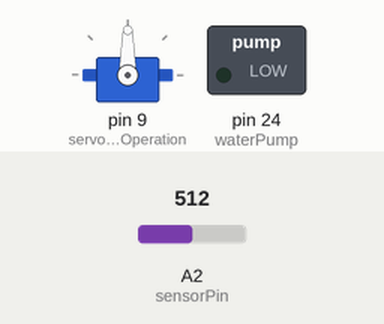
This sketch was run on a simulated Arduino Mega 2560, built with avr-gcc and run on an emulated ATmega2560. Shown: servo, switched loads named in the sketch (green lamp = pin HIGH). The test bench sets the inputs (shaded band); at power-on: A2 (sensorPin) = 512.

Above: at 0.15 s.
At 0.75 s:
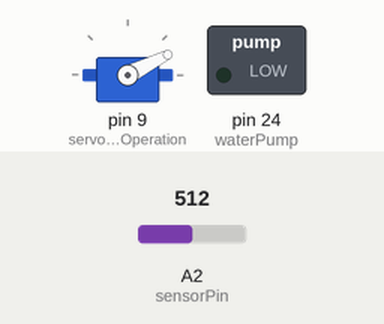
At 1.35 s:
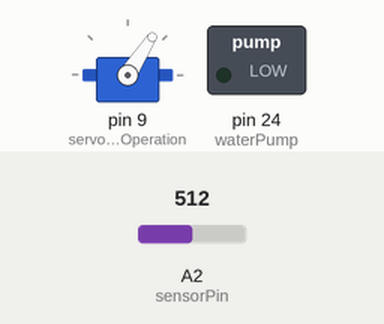
At 1.7 s:
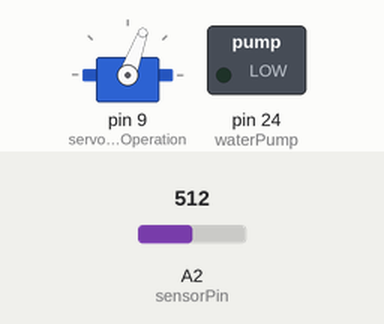
Timing chart, 0 to 3.2 s (numbered marks = the images above):
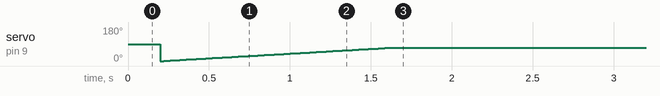

The sketch:

04SmartSystems-CraneTest.ino
```cpp
/* NEED TO INCLUDE THE SERVO LIBRARY */
#include <Servo.h>

/* CREATES AN OBJECT TO BE ABLE TO CONTROL THE SERVO MOTOR */
Servo servoCraneOperation;

/* DEFINES A VARIABLE TO BE ABLE TO STORE THE POSITION OF THE SERVO MOTOR */
int servoPosition = 0;

/* DEFINES WATER PUMP INPUTS */
int waterPump = 24;

/* CHECKS IF THE PLANT HAS BEEN WATERED BEFORE. THIS IS FOR 1 PLANT ONLY */
bool hasBeenWatered = false;

/* CHECKS IF THE PLANT IS CURRENTLY BEING WATERED */
bool isBeingWatered;

/* DEFINES THE SENSOR PIN FOR THE SOIL MOISTURE SENSOR - WILL BE USING ANALOG CONNECTION 2 (A2) FOR NOW */
#define sensorPin A2

/* NEED A VARIABLE TO STORE SENSOR READINGS */
float sensorValue = 0;

void setup()
{
  /* ATTACHES THE SERVO ON PIN NUMBER 8 TO THE SERVO OBJECT (servoCraneOperation) */
  servoCraneOperation.attach(9);

  /* WATERPUMP SET TO OUTPUT & INITIALLY SET IT TO LOW */
  pinMode(waterPump, OUTPUT);
  digitalWrite(waterPump, LOW);

  Serial.begin(9600);
}

void loop()
{
    /* IF THE PLANT HASN'T BEEN WATERED BEFORE AND THE DISTANCE VARIABLE FROM THE ULTRASONIC SENSOR EVALUATES TO TRUE - THE VEHICLE SHOULD STOP. */
  if (!hasBeenWatered)
  {
    /* ADDING A SMALL DELAY BEFORE STOPPING THE VEHICLE. */
    delay(200);

    /* CHANGING 'isBeingWatered' VARIABLE TO TRUE TO ENTER THE WHILE LOOP */
    isBeingWatered = true;
    while (isBeingWatered)
    {
      /* CODE FOR SERVO MOTOR (GOING DOWN) SHOULD BE ADDED HERE. */
      ServoMotorRotateDown();
      /* CODE FOR SOIL MOISTURE SENSOR SHOULD BE ADDED HERE. */
      soilMoistureSensorReadings();
      /* CODE FOR PUMP ACTIVATION SHOULD BE ADDED HERE */
      if (sensorValue < 500)
      {
        /* ADDING A 2 SECOND DELAY HERE */
        delay(2000);
        WaterPumpActivation();
      }
      /* CODE FOR SERVO MOTOR (GOING UP AGAIN) SHOULD BE ADDED HERE. */
      void ServoMotorRotateUp();
      /* CHANGING 'isBeingWatered' VARIABLE TO FALSE TO EXIT THE WHILE LOOP */
      isBeingWatered = false;
    }
    /* SET THE VARIABLE TO TRUE SO THAT THE SYSTEM WILL KNOW THAT THIS PLANT HAS BEEN GIVEN WATER RECENTLY. */
    hasBeenWatered = true;
  }
}

/* FUNCTION THAT WILL MOVE THE CRANE DOWN */
/* THIS HAVE NOT BEEN TESTED YET */
void ServoMotorRotateDown()
{
  /* MAKES THE SERVO OPERATE 45 DEGREES */
  for (servoPosition = 0; servoPosition <= 70; servoPosition += 1)
   {
      /* TELLS THE SERVO TO GO TO POSITION STORED IN THE VARIABLE servoPosition */
      servoCraneOperation.write(servoPosition);
      /* WAITING 100 MS FOR THE SERVO TO MOVE TO THE POSITION. */
      delay(20);
   }
}

/* FUNCTION THAT WILL MOVE THE CRANE BACK UP AGAIN */
/* THIS HAVE NOT BEEN TESTED YET */
void ServoMotorRotateUp()
{
    /* MAKES THE SERVO OPERATE 45 DEGREES IN THE OPPOSIT DIRECTION */
   for (servoPosition = 70; servoPosition >= 0; servoPosition -= 1)
   {
      /* TELLS THE SERVO TO GO TO POSITION STORED IN THE VARIABLE servoPosition */
      servoCraneOperation.write(servoPosition);
      /* WAITING 100 MS FOR THE SERVO TO MOVE TO THE POSITION. */
      delay(20);
    }
}

/* FUNCTION FOR ACTIVATING THE WATER PUMP. THIS WILL BE ACTIVATED FOR 1 SECOND AND THEN TURNED OFF FOR 1 SECOND */
void WaterPumpActivation()
{
  digitalWrite(waterPump, LOW);
  delay(1000);
  digitalWrite(waterPump, HIGH);
  delay(1000);
}


void soilMoistureSensorReadings()
{
  for (int i = 0; i <= 100; i++)
  {
    sensorValue = sensorValue + analogRead(sensorPin);
    delay(1);
  }

  sensorValue = sensorValue / 100.0;
  delay(20);
}
```
